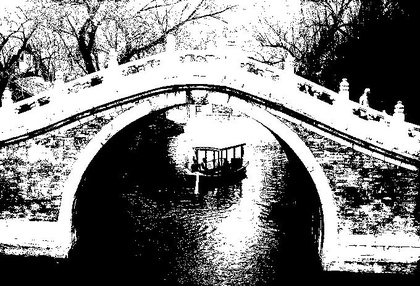
%> input picture Lab2 Image transformation and spatial filtering/matlab/result/_bridge_eq_2.jpg, 420 x 286 px, shrunk from 680 x 463 before the run, given in place of bridge.jpg, which was not available
$ octave main_histeq.m   (GNU Octave 9; MATLAB toolbox functions it lacks are replaced by stand-ins)
%> lines starting %> are read from the running program, lines starting %| are printed output that depends on the picture; in (x1, y1, x2, y2) boxes, pixels count from 0 and x2, y2 are one past the last pixel; in counts of white or black regions, pixels touching at a corner belong together; the program's own positions count from 1; pictures that were not available may be replaced by others from this repository, and a replacement may not be noted
%> further down, im is the input picture: size 286x420 uint8; min 0, max 255, mean 127.2
### Lab2 Image transformation and spatial filtering/matlab/myHisteq.m
function [img_2] = myHisteq(img_1, n)
%> called with n = 2
% n琛ㄧず杈撳嚭鍥惧儚鐨勭伆搴︾骇鏁伴噺

size_1 = size(img_1);
%> size_1 = [286 420]
h = size_1(1);
%> h = 286
w = size_1(2);
%> w = 420
img_2 = zeros(h, w);

L = 256;    %0-255共L个灰度值
PDF = zeros(L,1);  %NK是图像的直方图分布
for i = 1:h
    for j = 1:w
        num = img_1(i,j) + 1;
        PDF(num) = PDF(num) + 1;
    end
end
%> after the loop, PDF = 256 values, max 27992 at index 1, min 0 at index 256, mean 469.2
CDF = zeros(L,1); %CH是图像的直方图的累计分布
for i = 1:L
    for j = 1:i
        CDF(i) = CDF(i) + PDF(j);
    end
end
%> after the loop, CDF = 256 values from 27992 to 120120
%向量化循环
i = 1:h;
%> i = 286 values from 1 to 286
j = 1:w;
%> j = 420 values from 1 to 420
img_2(i,j) = round( (n-1) * CDF(img_1(i,j) + 1)/(h * w));
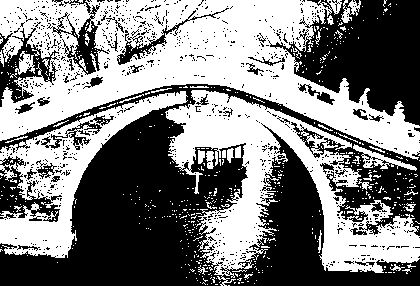
%> img_2: size 286x420 double; values 0 (black) and 1 (white), 50.1% white; 919 black regions (880 under 20 px), largest, box (x1, y1, x2, y2) and area: (0, 84, 420, 286) 39575, (268, 0, 420, 126) 10744, (0, 28, 59, 107) 1612
img_2 = uint8(img_2 * (L-1) / (n-1));

end

### Lab2 Image transformation and spatial filtering/matlab/main_histeq.m
%% 请大家完成直方图均衡化函数 myHisteq.m，然后将本主程序中的变量
%% filename设置‘bridge’，运行main_histeq.m，即可得到直方图均衡化后的结果
%%
clc;
clear;
close all;

%% 读取图片
filename = 'bridge'; %测试图像1
im = imread([filename, '.jpg']);
n_1 = 2;
n_2 = 64;
n_3 = 256;

%% 将图像进行直方图均衡化
im_histeq_1 = myHisteq(im, n_1);
im_histeq_2 = myHisteq(im, n_2);
%> call 2 of myHisteq, with n = 64
%> in myHisteq (call 2), `img_2(i,j) = round( (n-1) * CDF(img_1(i,j) + 1)/(h * w));`:
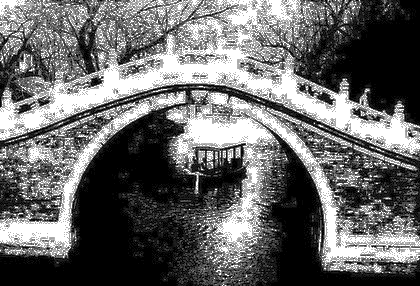
%> img_2: size 286x420 double; min 15, max 63, mean 34.8; drawn with min black and max white
%> in myHisteq (call 2), `img_2 = uint8(img_2 * (L-1) / (n-1));`:
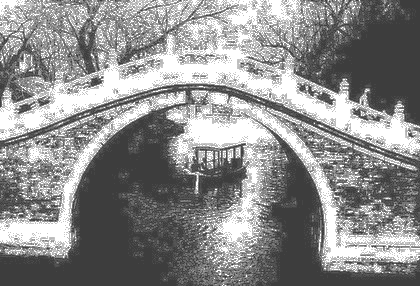
%> img_2: size 286x420 uint8; min 61, max 255, mean 140.8
im_histeq_3 = myHisteq(im, n_3);

%% 将结果保存到当前目录下的result文件夹下
imwrite(im_histeq_1, sprintf('result/_%s_eq_%.d.jpg', filename, n_1));
imwrite(im_histeq_2, sprintf('result/_%s_eq_%.d.jpg', filename, n_2));
imwrite(im_histeq_3, sprintf('result/_%s_eq_%.d.jpg', filename, n_3));

%% 显示结果
figure(1);
subplot(221); imshow(im); title('原图'); axis on
subplot(222); imshow(im_histeq_1); title('直方图均衡化, n=2'); axis on
subplot(223); imshow(im_histeq_2); title('直方图均衡化, n=64'); axis on
subplot(224); imshow(im_histeq_3); title('直方图均衡化, n=256'); axis on
